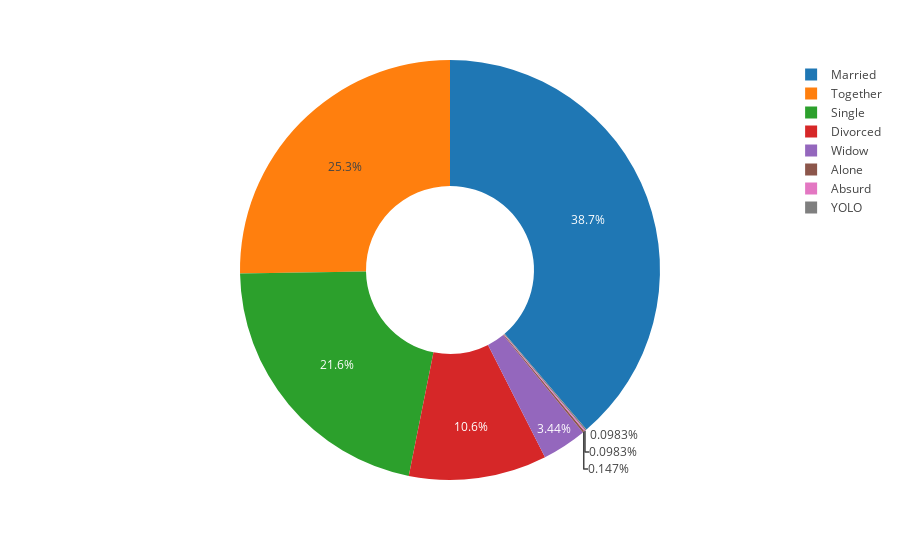

The cell this chart's notebook holds for it:
### Code cell
#PIE PLOT of COLUMN MArital Status
import plotly.express as px
fig =  px.pie (df, names = "Marital_Status", hole = 0.4, template = "gridon")
fig.show ()

### Figure 1 — Plotly figure (JSON) as saved in the notebook; plotly's stock layout.template omitted (floating-point values rounded to 4 significant figures; data arrays with more than 128 entries replaced by an {"elided": "..."} marker saying what was removed)
{"data": [{"domain": {"x": [0, 1], "y": [0, 1]}, "hole": 0.4, "hovertemplate": "Marital_Status=%{label}<extra></extra>", "labels": {"elided": "2034 str values"}, "legendgroup": "", "name": "", "showlegend": true, "type": "pie"}], "layout": {"legend": {"tracegroupgap": 0}, "margin": {"t": 60}}}
